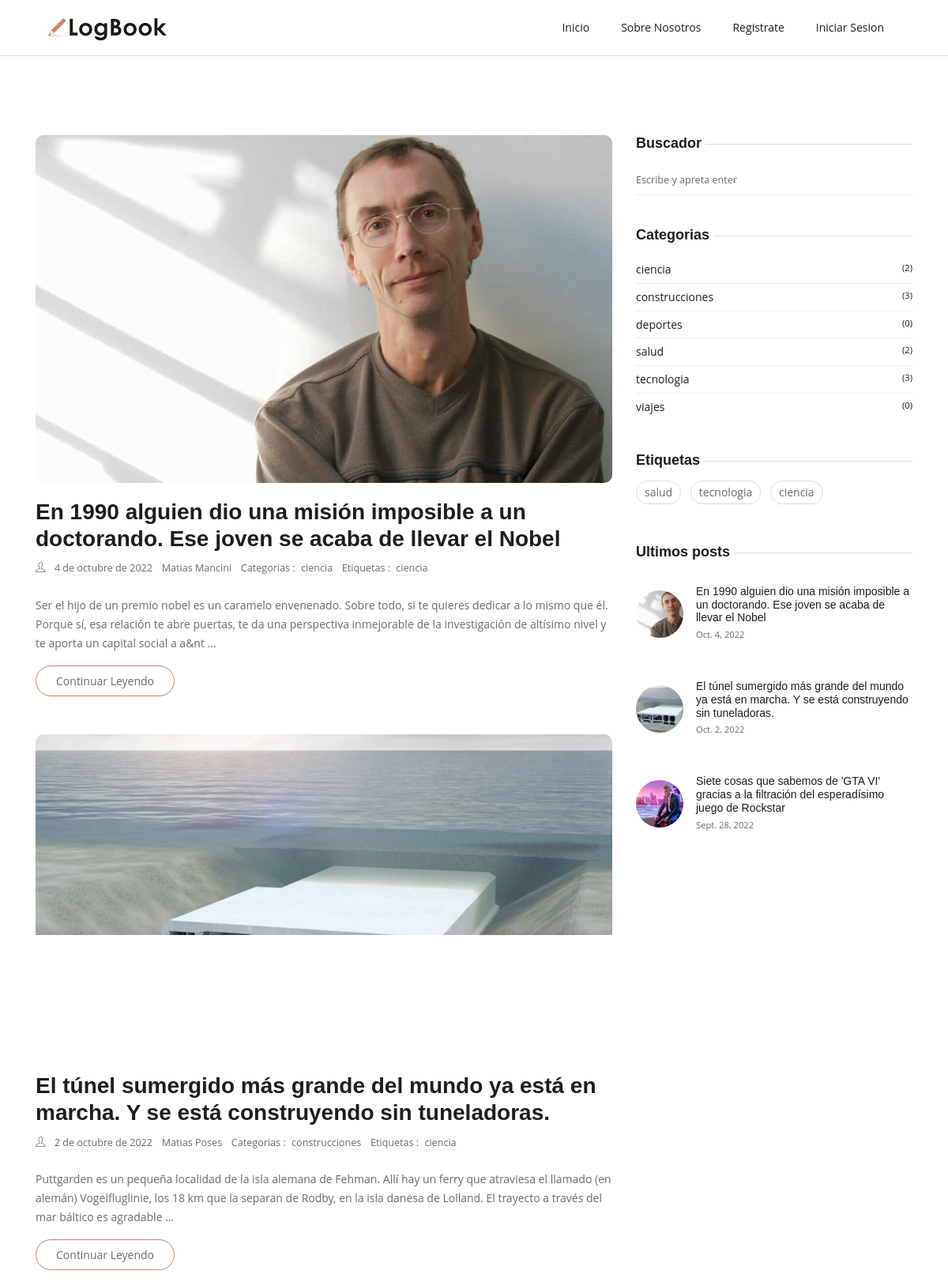
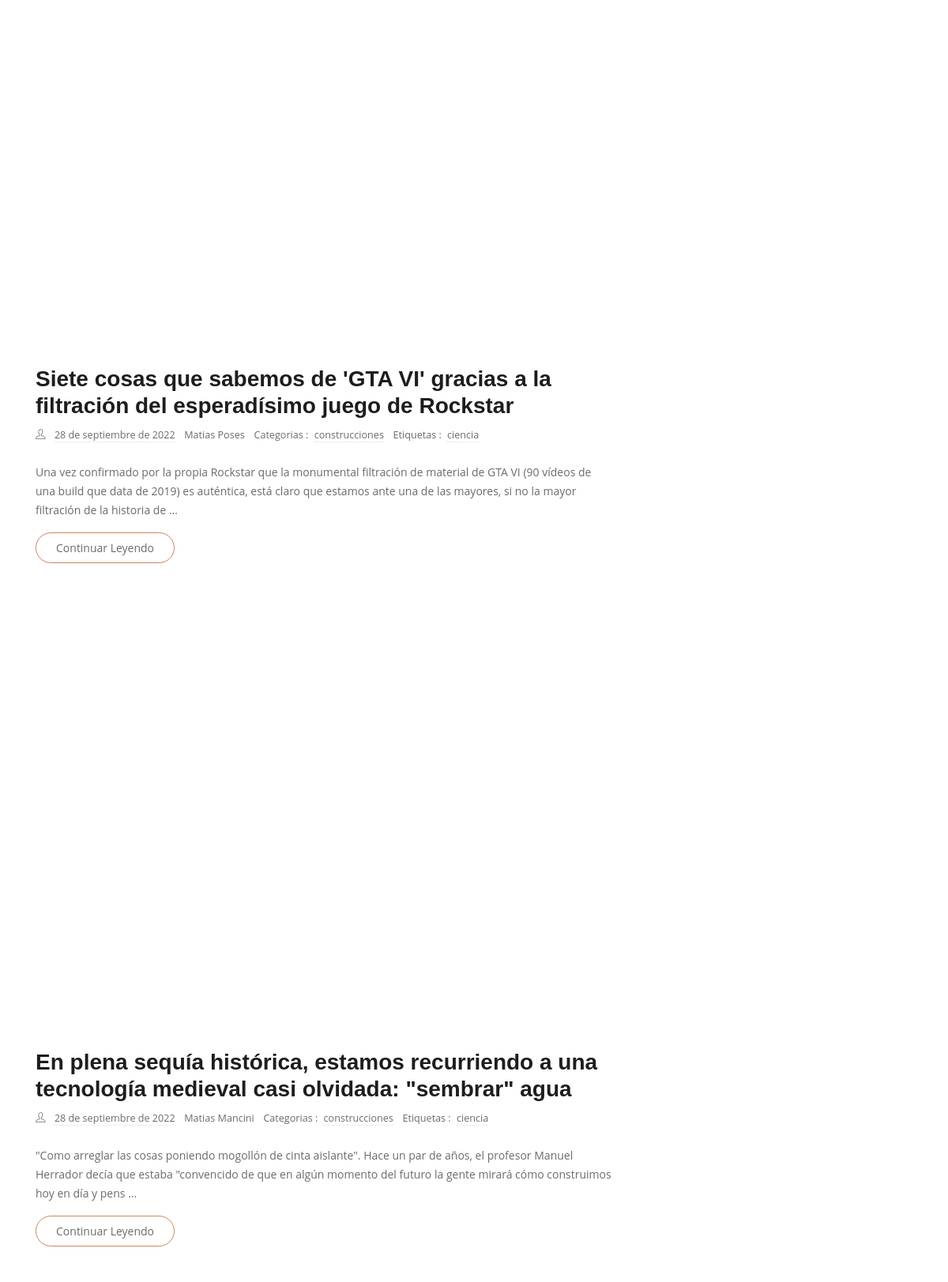
The page / (upper part) on the database its author committed (2 pictures, top to bottom).
### blogapp/models.py (models this page shows, shortened)
class Base(models.Model):
    id = models.AutoField(primary_key=True)
    estado=models.BooleanField(default=True)
    fecha_creacion = models.DateField(auto_now=False, auto_now_add=True)
    fecha_modificacion = models.DateField(auto_now=True, auto_now_add=False)
    fecha_eliminacion = models.DateField(auto_now=True, auto_now_add=False)
    class Meta:
        abstract = True

class Post(Base):
    titulo = models.CharField(max_length=300, unique=True)
    subtitulo = models.CharField(max_length=300, unique=True, null=True, blank=True)
    slug = models.SlugField()
    content = RichTextField()
    imagen_post = models.ImageField(upload_to="images/",null=True, blank=True)
    publicar = models.BooleanField(default=False)
    fecha_creacion = models.DateField(auto_now=True)
    escritor = models.ForeignKey(Escritor, related_name='posts',on_delete=models.CASCADE)
    categoria = models.ForeignKey(Category, on_delete=models.SET_NULL,
        blank=True,
        null=True,
        related_name="posts")
    tag = models.ManyToManyField(to=Tag, related_name="posts", blank=True)

class Escritor(Base):
    nombre = models.CharField(max_length=100)
    apellido = models.CharField(max_length=100)
    email = models.EmailField(max_length=150)
    descripcion = models.TextField()
    categoria = models.ForeignKey(Category,  on_delete=models.CASCADE)
    facebook = models.URLField(null=True, blank=True)
    twitter = models.URLField(null=True, blank=True)
    instagram = models.URLField(null=True, blank=True)
    class Meta:
        verbose_name = "escritor"
        verbose_name_plural = "escritores"
    def __str__(self):
        return self.nombre + " " + self.apellido

class Category(Base):
    slug = models.SlugField(null=True, blank=True)
    nombre = models.CharField(max_length=100, unique=True)
    imagen_categoria = models.ImageField(upload_to="images/", null=True, blank=True)
    class Meta:
        verbose_name = "Categoria"
        verbose_name_plural = "Categorias"
    def __str__(self):
        return self.nombre

class Tag(Base):
    nombre = models.CharField(max_length=200, unique=True)
    slug = models.SlugField()
    descripcion = RichTextField()
    def __str__(self):
        return self.nombre

### blog/views.py (the view)
# urls.py: path("", inicio, name="inicio"),
def inicio(request):
    todos_los_posts = Post.objects.all().order_by(
        "-fecha_creacion",
    )
    if todos_los_posts.count() == 0:
        mensajes = "No hay articulos para mostrar"
        contexto = {
            "todos_los_posts": todos_los_posts,
            "mensajes": mensajes,
        }
        contexto.update(datos_sidebar())
        return render(request, "home.html", contexto)
    else:
        contexto = {"todos_los_posts": todos_los_posts}
        contexto.update(datos_sidebar())
        return render(request, "home.html", contexto)

### blog/views.py (called while the page is built)
def datos_sidebar():
    ultimos_posteos = Post.objects.order_by("fecha_creacion").order_by(
        "-fecha_creacion",
    )[0:3]
    tags = Tag.objects.all().order_by(
        "-fecha_creacion",
    )
    categorias = (
        Category.objects.all()
        .annotate(posts_count=Count("posts"))
        .order_by(
            "-fecha_creacion",
        )
    )
    inicio = "inicio"
    return {
        "ultimos_posteos": ultimos_posteos,
        "tags": tags,
        "categorias": categorias,
        "inicio": inicio,
    }

### templates/home.html
{% extends 'bases/base_home.html' %}
{% load static %}
{% block content %}
{% include 'includes/section_home.html' %}
{% endblock %}

### templates/includes/section_home.html (shortened to what this page needs)
{% load static %}
{% load i18n %}
{% if inicio %}
<section class="section">
	<div class="container">
		<div class="row">
			<div class="col-lg-8  mb-5 mb-lg-0">
				{% if todos_los_posts %}
				{% for articulo in todos_los_posts %}
				<article class="row mb-5">
					<div class="col-12">
						<div class="post-slider">
							<img loading="lazy" src="{{ articulo.imagen_post.url }}" class="img-fluid" alt="post-thumb">
						</div>
					</div>
					<div class="col-12 mx-auto">
						<h3><a class="post-title" href="{% url 'ver_articulo' articulo.slug  %}">{{ articulo.titulo }}</a></h3>
						<ul class="list-inline post-meta mb-4">
							<li class="list-inline-item"><i class="ti-user mr-2"></i>
								{% language 'es' %}
								<a href="#">{{ articulo.fecha_creacion }}</a>
								{% endlanguage %}
							</li>
							<li class="list-inline-item">{{ articulo.escritor }}</li>
							<li class="list-inline-item">Categorias : <a href="#!" class="ml-1">{{ articulo.categoria }}</a>
							</li>
							<li class="list-inline-item">Etiquetas :
								{% for tag in articulo.tag.all %}
								<a href="#!" class="ml-1"> {{ tag }} </a>
								{% endfor %}
							</li>
						</ul>
						<p>{{ articulo.content|striptags|safe|slice:300 }} ...</p>
						<a href="{% url 'ver_articulo' articulo.slug  %}" class="btn btn-outline-primary">Continuar leyendo</a>
					</div>
				</article>
				{% endfor %}
				{% endif %}
			</div>
			<aside class="col-lg-4">
				{% include 'includes/sidebar.html' %}
			</aside>
		</div>
	</div>
</section>
{% endif %}

### templates/includes/sidebar.html
{% load static %}
<div class="widget">
  <h5 class="widget-title"><span>Buscador</span></h5>
  <form action="{% url 'articulos_buscados' %}" method='GET' class="widget-search ">
     <input id="search-query" name="s" type="search" placeholder="Escribe y apreta enter">
  </form>
</div>
<div class="widget">
  <h5 class="widget-title"><span>Categorias</span></h5>
  <ul class="list-unstyled widget-list">
   {% for categoria in categorias %}
     <li><a href="{% url 'articulos_por_categoria' categoria.nombre  %}" class="d-flex">{{ categoria.nombre }}
           <small class="ml-auto">({{ categoria.posts_count }})</small></a>
     </li>
    {% endfor %}
  </ul>
</div>
<div class="widget">
  <h5 class="widget-title"><span>Etiquetas</span></h5>
  <ul class="list-inline widget-list-inline">
   {% for tag in tags %}
     <li class="list-inline-item"><a href="{% url 'articulos_por_tag' tag.nombre %}">{{ tag.nombre }}</a>
     </li>
   {% endfor %}
  </ul>
</div>
<div class="widget">
  <h5 class="widget-title"><span>Ultimos posts</span></h5>
  {% for ultimo in ultimos_posteos %}
  <ul class="list-unstyled widget-list">
     <li class="media widget-post align-items-center">
        <a href="{% url 'ver_articulo' ultimo.slug  %}">
           <img loading="lazy" class="mr-3" src="{{ ultimo.imagen_post.url }}">
        </a>
        <div class="media-body">
           <h5 class="h6 mb-0"><a href="{% url 'ver_articulo' ultimo.slug  %}">{{ ultimo.titulo }}</a></h5>
           <small>{{ ultimo.fecha_creacion }}</small>
        </div>
     </li>
  </ul>
  {% endfor %}
</div>

### static/css/style.css (style rules this page uses)
body { line-height: 1.7; font-family: "Open Sans", sans-serif; -webkit-font-smoothing: antialiased; color: #696c6d; font-size: 14px; }
p, .paragraph { font-weight: 400; color: #696c6d; font-size: 14px; line-height: 1.7; font-family: "Open Sans", sans-serif; }
h1, h2, h3, h4, h5, h6 { color: #1c1d1f; font-family: "Montserrat", sans-serif; font-weight: 600; line-height: 1.2; }
h3, .h3 { font-size: 28px; }
h5, .h5 { font-size: 18px; }
h6, .h6 { font-size: 14px; }
.btn { font-size: 14px; font-family: "Open Sans", sans-serif; text-transform: capitalize; padding: 8px 25px; border-radius: 50px; border: 1px solid; position: relative; z-index: 1; transition: 0.2s ease; }
.btn-outline-primary { background: transparent; color: #696c6d; border-color: #ce8460; }
body { background-color: #fff; overflow-x: hidden; }
img { vertical-align: middle; border: 0; }
a, a:hover, a:focus { text-decoration: none; }
a, button, select { cursor: pointer; transition: 0.2s ease; }
.slick-slide { outline: 0; }
.section { padding-top: 100px; padding-bottom: 100px; }
.rounded-lg, .post-slider { border-radius: 10px !important; }
.post-title { color: #1c1d1f; }
.post-meta li { margin-right: 10px; font-size: 90%; }
.post-meta a { color: #696c6d; border-bottom: 1px dotted #ddd; }
.post-slider { overflow: hidden; margin-bottom: 20px; }
.post-slider img { border-radius: inherit; }
.widget { background: #fff; margin-bottom: 40px; }
.widget-title { position: relative; margin-bottom: 15px; }
.widget-title span { background: #fff; position: relative; padding-right: 5px; z-index: 1; }
.widget-title::before { position: absolute; content: ""; right: 0; height: 1px; width: 100%; background: #ddd; top: 50%; }
.widget-search { position: relative; }
.widget-search input { border: 0; border-bottom: 1px dotted #ddd; width: 100%; height: 40px; }
.widget-search input::placeholder { font-size: 90%; }
.widget-list li { padding: 5px 0; }
.widget-list li:not(:last-child) { border-bottom: 1px dotted #ddd; }
.widget-list li a { color: #1c1d1f; }
.widget-list-inline li { margin-bottom: 10px; }
.widget-list-inline li a { padding: 2px 10px; border: 1px solid #ddd; border-radius: 40px; display: block; color: #696c6d; }
.widget-post { padding: 15px 0 !important; }
.widget-post img { height: 60px; width: 60px; border-radius: 50%; -o-object-fit: cover; object-fit: cover; }

### rows shown on the page
Post: imagen_post (picture), titulo "En 1990 alguien dio una misión imposible a un doctorando. Ese joven se acaba de llevar el Nobel", fecha_creacion "4 de octubre de 2022", escritor "Matias Mancini", categoria "ciencia", content "Ser el hijo de un premio nobel es un caramelo envenenado. Sobre todo, si te quieres dedicar a lo mismo que él. Porque sí, esa relación te abre puertas, te da una perspectiva inmejorable de la investigación de altísimo nivel y te aporta un capital social a a&nt", fecha_creacion "Oct. 4, 2022"
Tag: nombre "ciencia"
Post: imagen_post (picture), titulo "El túnel sumergido más grande del mundo ya está en marcha. Y se está construyendo sin tuneladoras.", fecha_creacion "2 de octubre de 2022", escritor "Matias Poses", categoria "construcciones", content "Puttgarden es un pequeña localidad de la isla alemana de Fehman. Allí hay un ferry que atraviesa el llamado (en alemán) Vogelfluglinie, los 18 km que la separan de Rodby, en la isla danesa de Lolland. El trayecto a través del mar báltico es agradable", fecha_creacion "Oct. 2, 2022"
Post: imagen_post (picture), titulo "Siete cosas que sabemos de 'GTA VI' gracias a la filtración del esperadísimo juego de Rockstar", fecha_creacion "28 de septiembre de 2022", escritor "Matias Poses", categoria "construcciones", content "Una vez confirmado por la propia Rockstar que la monumental filtración de material de GTA VI (90 vídeos de una build que data de 2019) es auténtica, está claro que estamos ante una de las mayores, si no la mayor filtración de la historia de", fecha_creacion "Sept. 28, 2022"
Post: imagen_post (picture), titulo "En plena sequía histórica, estamos recurriendo a una tecnología medieval casi olvidada: \"sembrar\" agua", fecha_creacion "28 de septiembre de 2022", escritor "Matias Mancini", categoria "construcciones", content "\"Como arreglar las cosas poniendo mogollón de cinta aislante\". Hace un par de años, el profesor Manuel Herrador decía que estaba \"convencido de que en algún momento del futuro la gente mirará cómo construimos hoy en día y pens"
Category: nombre "ciencia", posts_count "2"
Category: nombre "construcciones", posts_count "3"
Category: nombre "deportes", posts_count "0"
Category: nombre "salud", posts_count "2"
Category: nombre "tecnologia", posts_count "3"
Category: nombre "viajes", posts_count "0"
Tag: nombre "salud"
Tag: nombre "tecnologia"
